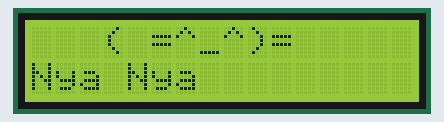
A sketch run on a simulated Arduino Uno, built with avr-gcc and run on an emulated ATmega328P. Shown: 16×2 character LCD.

Above: at 0.1 s.
At 0.6 s:
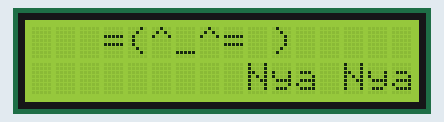

Measured:
- what the display in image 1 shows lasts 0.5 s, from 0.6 s to 1.1 s

The sketch:

dance_cat_animation.ino
```cpp
#include <LiquidCrystal_I2C.h>

LiquidCrystal_I2C lcd(0x27, 16, 2);

int textDelay = 500;

String right = "( =^_^)=";
String left = "=(^_^= )";

bool isRightSideImage = true;


void setup() {
  lcd.init();
  lcd.backlight();
}

void loop() {
  printCatEmoji(isRightSideImage);
  printNyaNya(isRightSideImage);
  delay(textDelay);
  lcd.clear();
  isRightSideImage = toggleRightSideBool(isRightSideImage);
}

void printCatEmoji(bool isRightSideImage) {
  lcd.setCursor(3, 0);
  String printText = (isRightSideImage) ? right : left;
  lcd.print(printText);
}

void printNyaNya(bool isRightSideImage) {
  int column = (isRightSideImage) ? 0 : 9;
  lcd.setCursor(column, 1);
  lcd.print("Nya Nya");
}

bool toggleRightSideBool(bool isRightSideImage) {
  return !isRightSideImage;
}
```
